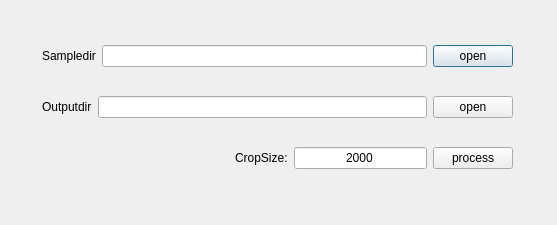
<?xml version="1.0" encoding="UTF-8"?>
<ui version="4.0">
 <class>Dialog_samplecrop</class>
 <widget class="QDialog" name="Dialog_samplecrop">
  <property name="geometry">
   <rect>
    <x>0</x>
    <y>0</y>
    <width>557</width>
    <height>225</height>
   </rect>
  </property>
  <property name="windowTitle">
   <string>samplecrop</string>
  </property>
  <widget class="QWidget" name="">
   <property name="geometry">
    <rect>
     <x>42</x>
     <y>22</y>
     <width>471</width>
     <height>171</height>
    </rect>
   </property>
   <layout class="QVBoxLayout" name="verticalLayout">
    <item>
     <layout class="QHBoxLayout" name="horizontalLayout">
      <item>
       <widget class="QLabel" name="label">
        <property name="text">
         <string>Sampledir</string>
        </property>
       </widget>
      </item>
      <item>
       <widget class="QLineEdit" name="lineEdit_inputdir"/>
      </item>
      <item>
       <widget class="QPushButton" name="select_inputdir">
        <property name="text">
         <string>open</string>
        </property>
       </widget>
      </item>
     </layout>
    </item>
    <item>
     <layout class="QHBoxLayout" name="horizontalLayout_4">
      <item>
       <widget class="QLabel" name="label_3">
        <property name="text">
         <string>Outputdir</string>
        </property>
       </widget>
      </item>
      <item>
       <widget class="QLineEdit" name="lineEdit_outputdir"/>
      </item>
      <item>
       <widget class="QPushButton" name="select_outputdir">
        <property name="text">
         <string>open</string>
        </property>
       </widget>
      </item>
     </layout>
    </item>
    <item>
     <layout class="QHBoxLayout" name="horizontalLayout_3">
      <item>
       <spacer name="horizontalSpacer">
        <property name="orientation">
         <enum>Qt::Horizontal</enum>
        </property>
        <property name="sizeHint" stdset="0">
         <size>
          <width>190</width>
          <height>20</height>
         </size>
        </property>
       </spacer>
      </item>
      <item>
       <layout class="QHBoxLayout" name="horizontalLayout_2">
        <item>
         <widget class="QLabel" name="label_2">
          <property name="text">
           <string>CropSize:</string>
          </property>
         </widget>
        </item>
        <item>
         <widget class="QLineEdit" name="lineEdit_cropsize">
          <property name="maximumSize">
           <size>
            <width>8000</width>
            <height>16777215</height>
           </size>
          </property>
          <property name="layoutDirection">
           <enum>Qt::LeftToRight</enum>
          </property>
          <property name="text">
           <string>2000</string>
          </property>
          <property name="maxLength">
           <number>6</number>
          </property>
          <property name="alignment">
           <set>Qt::AlignCenter</set>
          </property>
         </widget>
        </item>
       </layout>
      </item>
      <item>
       <widget class="QPushButton" name="pushButton_process">
        <property name="text">
         <string>process</string>
        </property>
       </widget>
      </item>
     </layout>
    </item>
   </layout>
  </widget>
 </widget>
 <resources/>
 <connections>
  <connection>
   <sender>select_inputdir</sender>
   <signal>clicked()</signal>
   <receiver>Dialog_samplecrop</receiver>
   <slot>slot_select_inputdir()</slot>
   <hints>
    <hint type="sourcelabel">
     <x>392</x>
     <y>50</y>
    </hint>
    <hint type="destinationlabel">
     <x>273</x>
     <y>91</y>
    </hint>
   </hints>
  </connection>
  <connection>
   <sender>pushButton_process</sender>
   <signal>clicked()</signal>
   <receiver>Dialog_samplecrop</receiver>
   <slot>slot_ok()</slot>
   <hints>
    <hint type="sourcelabel">
     <x>413</x>
     <y>112</y>
    </hint>
    <hint type="destinationlabel">
     <x>273</x>
     <y>91</y>
    </hint>
   </hints>
  </connection>
  <connection>
   <sender>select_outputdir</sender>
   <signal>clicked()</signal>
   <receiver>Dialog_samplecrop</receiver>
   <slot>slot_select_outputdir()</slot>
   <hints>
    <hint type="sourcelabel">
     <x>354</x>
     <y>64</y>
    </hint>
    <hint type="destinationlabel">
     <x>273</x>
     <y>146</y>
    </hint>
   </hints>
  </connection>
 </connections>
 <slots>
  <slot>slot_select_inputdir()</slot>
  <slot>slot_ok()</slot>
  <slot>slot_select_outputdir()</slot>
 </slots>
</ui>
